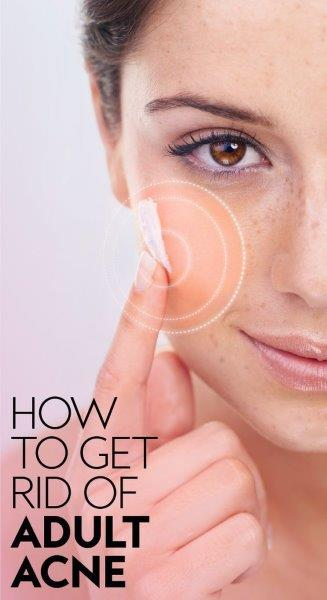
#> input picture dataset/train/acne vulgaris/02fc1ead5eca57abb424224114435db2.jpg, 327 x 600 px; its folder holds only this picture in this run
$ jupyter execute --allow-errors glcm_svm.ipynb   (older library calls are emulated)
#> lines starting #> are read from the running program, lines starting #| are printed output that depends on the picture
[cell 1]
import numpy as np
import matplotlib.pyplot as plt
import glob
import cv2
import os
import seaborn as sns
import pandas as pd
from skimage.filters import sobel
from skimage.feature import greycomatrix, greycoprops
from skimage.measure import shannon_entropy
from sklearn.tree import DecisionTreeClassifier

[cell 2]
print(os.listdir(r"C:\Users\tejal\Desktop\Tejal Salunke\college\CV\CV project\dataset"))

[cell 3]
#Start by creating empty lists.
train_images = []
train_labels = []

[cell 4]
for directory_path in glob.glob(r"C:\Users\tejal\Desktop\Tejal Salunke\college\CV\CV project\dataset\train\*"):
    label = directory_path.split("\\")[-1]

    for img_path in glob.glob(os.path.join(directory_path, "*.jpg")):

        img = cv2.imread(img_path, 0) #Reading color images
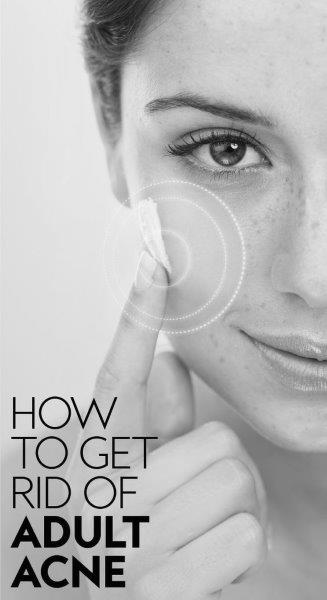
#> img: shape (600, 327); min 0, max 249, mean 184.1
        img = cv2.resize(img, (128,128)) #Resize images
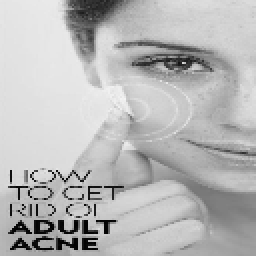
#> img: shape (128, 128) (shown 2 times larger); min 0, max 243, mean 183.9
        train_images.append(img)
        train_labels.append(label)

[cell 5]
train_images = np.array(train_images)
train_labels = np.array(train_labels)

[cell 6]
print(train_images)
#> (printed output is left out)
print(train_labels)

[cell 7]
test_images = []
test_labels = []

[cell 8]
for directory_path in glob.glob(r"C:\Users\tejal\Desktop\Tejal Salunke\college\CV\CV project\dataset\val\*"):
    fruit_label = directory_path.split("\\")[-1]

    for img_path in glob.glob(os.path.join(directory_path, "*.jpg")):
        img = cv2.imread(img_path, 0)
        img = cv2.resize(img, (128,128))
        test_images.append(img)
        test_labels.append(fruit_label)

[cell 9]
test_images = np.array(test_images)

test_labels = np.array(test_labels)

[cell 10]
print(test_images)
print(test_labels)

[cell 11]
from sklearn import preprocessing
le = preprocessing.LabelEncoder()
le.fit(test_labels)
test_labels_encoded = le.transform(test_labels)
le.fit(train_labels)
train_labels_encoded = le.transform(train_labels)

[cell 12]
#Split data into test and train datasets (already split but assigning to meaningful convention)
#If you only have one dataset then split here
x_train, y_train, x_test, y_test = train_images, train_labels_encoded, test_images, test_labels_encoded
#> y_train = [0]; x_test = empty array; y_test = empty array

[cell 13]
def feature_extractor(dataset):
    image_dataset = pd.DataFrame()
    for image in range(dataset.shape[0]):  #iterate through each file
        #print(image)

        df = pd.DataFrame()  #Temporary data frame to capture information for each loop.
        #Reset dataframe to blank after each loop.

        img = dataset[image, :,:]
    ################################################################
    #START ADDING DATA TO THE DATAFRAME


         #Full image
        #GLCM = greycomatrix(img, [1], [0, np.pi/4, np.pi/2, 3*np.pi/4])
        GLCM = greycomatrix(img, [1], [0])
        GLCM_Energy = greycoprops(GLCM, 'energy')[0]
        df['Energy'] = GLCM_Energy
        GLCM_corr = greycoprops(GLCM, 'correlation')[0]
        df['Corr'] = GLCM_corr
        GLCM_diss = greycoprops(GLCM, 'dissimilarity')[0]
        df['Diss_sim'] = GLCM_diss
        GLCM_hom = greycoprops(GLCM, 'homogeneity')[0]
        df['Homogen'] = GLCM_hom
        GLCM_contr = greycoprops(GLCM, 'contrast')[0]
        df['Contrast'] = GLCM_contr


        GLCM2 = greycomatrix(img, [3], [0])
        GLCM_Energy2 = greycoprops(GLCM2, 'energy')[0]
        df['Energy2'] = GLCM_Energy2
        GLCM_corr2 = greycoprops(GLCM2, 'correlation')[0]
        df['Corr2'] = GLCM_corr2
        GLCM_diss2 = greycoprops(GLCM2, 'dissimilarity')[0]
        df['Diss_sim2'] = GLCM_diss2
        GLCM_hom2 = greycoprops(GLCM2, 'homogeneity')[0]
        df['Homogen2'] = GLCM_hom2
        GLCM_contr2 = greycoprops(GLCM2, 'contrast')[0]
        df['Contrast2'] = GLCM_contr2

        GLCM3 = greycomatrix(img, [5], [0])
        GLCM_Energy3 = greycoprops(GLCM3, 'energy')[0]
        df['Energy3'] = GLCM_Energy3
        GLCM_corr3 = greycoprops(GLCM3, 'correlation')[0]
        df['Corr3'] = GLCM_corr3
        GLCM_diss3 = greycoprops(GLCM3, 'dissimilarity')[0]
        df['Diss_sim3'] = GLCM_diss3
        GLCM_hom3 = greycoprops(GLCM3, 'homogeneity')[0]
        df['Homogen3'] = GLCM_hom3
        GLCM_contr3 = greycoprops(GLCM3, 'contrast')[0]
        df['Contrast3'] = GLCM_contr3

        GLCM4 = greycomatrix(img, [0], [np.pi/4])
        GLCM_Energy4 = greycoprops(GLCM4, 'energy')[0]
        df['Energy4'] = GLCM_Energy4
        GLCM_corr4 = greycoprops(GLCM4, 'correlation')[0]
        df['Corr4'] = GLCM_corr4
        GLCM_diss4 = greycoprops(GLCM4, 'dissimilarity')[0]
        df['Diss_sim4'] = GLCM_diss4
        GLCM_hom4 = greycoprops(GLCM4, 'homogeneity')[0]
        df['Homogen4'] = GLCM_hom4
        GLCM_contr4 = greycoprops(GLCM4, 'contrast')[0]
        df['Contrast4'] = GLCM_contr4

        GLCM5 = greycomatrix(img, [0], [np.pi/2])
        GLCM_Energy5 = greycoprops(GLCM5, 'energy')[0]
        df['Energy5'] = GLCM_Energy5
        GLCM_corr5 = greycoprops(GLCM5, 'correlation')[0]
        df['Corr5'] = GLCM_corr5
        GLCM_diss5 = greycoprops(GLCM5, 'dissimilarity')[0]
        df['Diss_sim5'] = GLCM_diss5
        GLCM_hom5 = greycoprops(GLCM5, 'homogeneity')[0]
        df['Homogen5'] = GLCM_hom5
        GLCM_contr5 = greycoprops(GLCM5, 'contrast')[0]
        df['Contrast5'] = GLCM_contr5

        #Add more filters as needed
        entropy = shannon_entropy(img)
        df['Entropy'] = entropy


        #Append features from current image to the dataset
        image_dataset = image_dataset.append(df)
#> this loop made 1 pass
#> (GLCM_Energy, GLCM_corr, GLCM_diss, GLCM_hom, GLCM_contr, GLCM_Energy2, GLCM_corr2, GLCM_diss2) on pass 1: ([0.0453], [0.837], [8.7], [0.365], [698.7], [0.0359], [0.683], [15.71])

    return image_dataset

# SVM

[cell 14]
from sklearn.svm import SVC
svc = SVC()

kernels = ['linear', 'poly', 'rbf', 'sigmoid']

[cell 15]
print("OVA")
p = dict()
#> (the rest of this cell did not finish here and is left out)

#> (a cell that did not finish here is left out)

[cell 17]
import lightgbm as lgb
 #Class names for LGBM start at 0 so reassigning labels from 1,2,3,4 to 0,1,2,3,4
#> (the rest of this cell did not finish here and is left out)

[cell 18]
lgbm_params = {'learning_rate':0.05, 'boosting_type':'dart',
              'objective':'multiclass',
              'metric': 'multi_logloss',
              'num_leaves':100,
              'max_depth':10,
              'num_class':2}  #no.of unique values in the target class not inclusive of the end value

#> (a cell that did not finish here is left out)

[cell 20]
#Predict on Test data
#Extract features from test data and reshape, just like training data
test_features = feature_extractor(x_test)
#> test_features = table of 0 rows and 0 columns
test_features = np.expand_dims(test_features, axis=0)
#> test_features = empty array
#> (the rest of this cell did not finish here and is left out)

$ run again, on dataset/train/acne vulgaris/1111.jpg
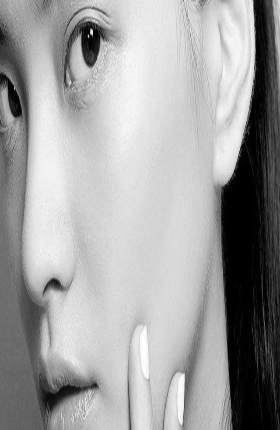
#> input picture dataset/train/acne vulgaris/1111.jpg, 280 x 430 px
#> img is the input picture: shape (430, 280); min 0, max 255, mean 161.1
#> `img = cv2.resize(img, (128,128))`:
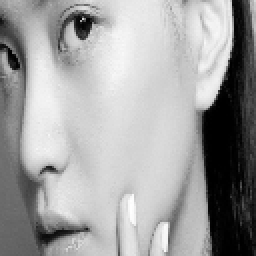
#> img: shape (128, 128) (shown 2 times larger); min 0, max 254, mean 161
#> (printed output is left out)
#> y_train = [0]; x_test = empty array
#> the loop in feature_extractor, `for image in range(dataset.shape[0]):` made 1 pass
#> (GLCM_Energy, GLCM_corr, GLCM_diss, GLCM_hom, GLCM_contr, GLCM_Energy2, GLCM_corr2, GLCM_diss2) on pass 1: ([0.0316], [0.971], [8.77], [0.228], [331.6], [0.025], [0.881], [19.05])
#> `test_features = feature_extractor(x_test)`: test_features = table of 0 rows and 0 columns
#> `test_features = np.expand_dims(test_features, axis=0)`: test_features = empty array
